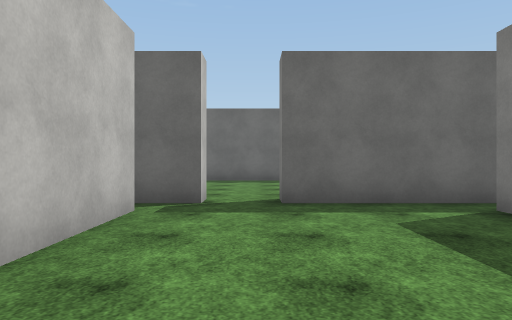
[1] (above)

12 first-person views from a walk through a Unity game level. The camera is 1.3 m above the floor, looks level and sees 70° across. Doors are open. The floor is counted in squares, 2 m on a side. Each view is taken from the middle of a square. On the plan, view 1 faces up. The plan holds only what a view shows up to about 11 squares ahead; the rest is blank. The place goes on beyond the plan. The player is left out. Surface patterns are stand-ins for the level's own textures.

[2]
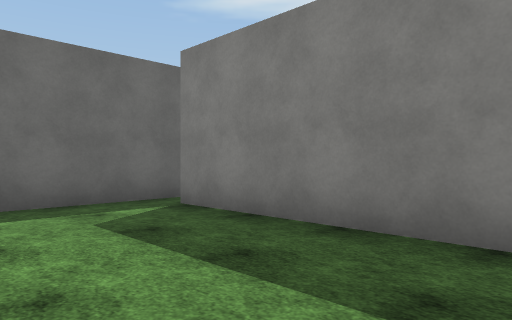

[3]
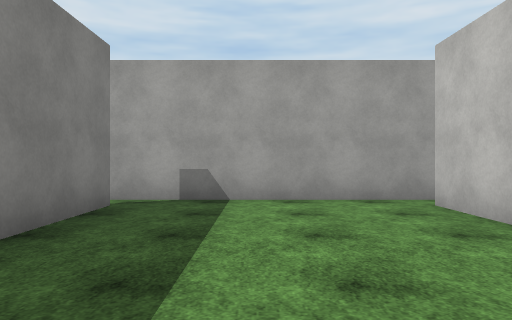

[4]
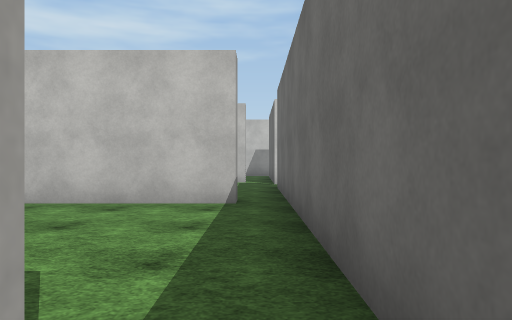

[5]
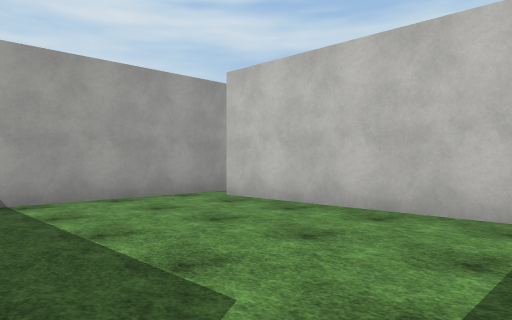

[6]
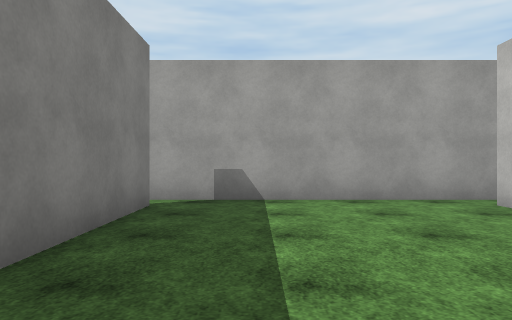

[7]
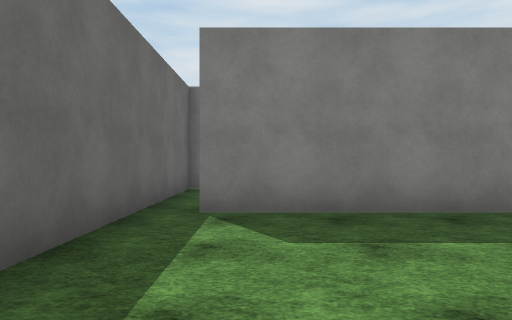

[8]
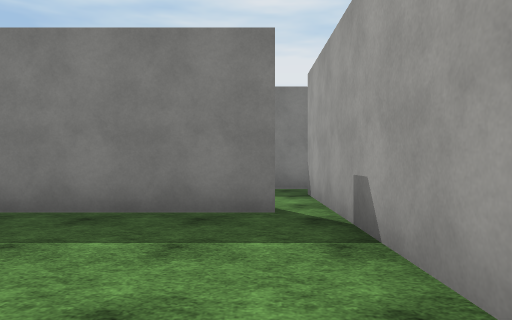

[9]
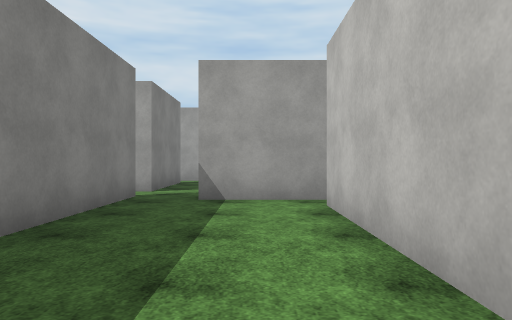

[10]
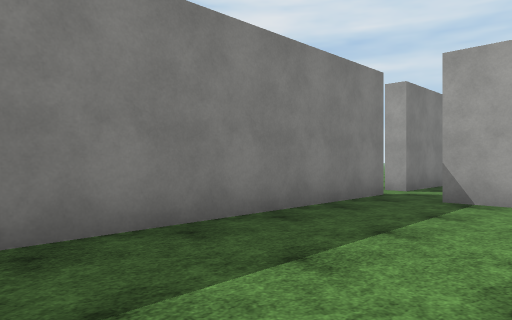

[11]
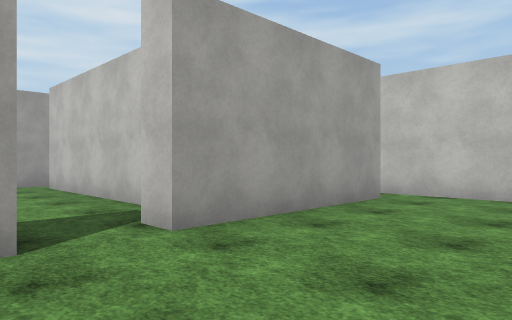

[12]
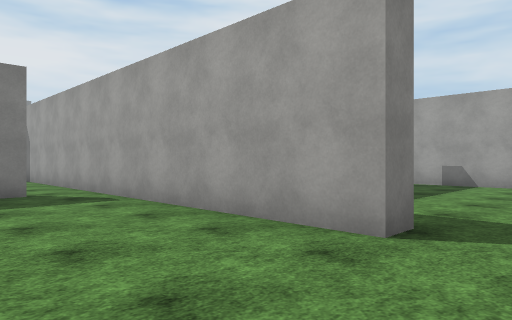

### Floor plan
Points are (right, up) in squares from view 1. A wall is a line through its corners. A room is listed if a view was taken in it or the views show most of it. See-through windows are left out.
Room 1 (views 1, 2, 3)
walls: (-1.6, 4.8) (-1.6, -0.2); (-0.8, 5.5) (-1.9, 5.5); (3.6, 5.5) (0.4, 5.5); (3.1, -0.2) (3.1, 4.8); (-2, -1) (3, -1)
ways out: opening at (3, 5) to room 2; gap at (3, 0) to room 2; opening at (-2, 5) to room 4; open door at (0, 6) to room 4; gap at (-2, 0) to room 4
Room 2 (views 4, 5, 6, 7, 8, 10)
walls: (3.5, 4.8) (3.5, -0.2); (8.5, -0.2) (8.5, 4.8); (9.5, 5.5) (3.6, 5.5); (3, -1) (9, -1)
ways out: opening at (3, 5) to room 1; gap at (3, 0) to room 1; opening at (9, 5) to room 3; gap at (9, 0) to room 3; open door at (7, 6.5) to room 4
Room 3 (view 9)
walls: (9, 3.6) (9, -0.2); (9, -1) (11, -1); (12.2, -1.6) (12.2, 5.5) (9.5, 5.5)
ways out: opening at (9, 5) to room 2; gap at (9, 0) to room 2; open door at (12, -1.5) to room 4
Room 4 (views 11, 12)
walls: (12.2, -5.5) (12.2, -2.6); (6.4, 7.2) (6.4, 7.8); (0.4, 6.1) (11.6, 6.1); (-5, 6.1) (-0.8, 6.1)
ways out: opening at (-2, 5) to room 1; open door at (0, 6) to room 1; gap at (-2, 0) to room 1; open door at (7, 6.5) to room 2; open door at (12, -1.5) to room 3; open door at (-5.5, 6); open door at (12.5, -6)

Positions as (right, up) in squares from view 1, and headings:
1: (0, 0), facing up
2: (0, 0), facing up-right
3: (1, 5), facing down
4: (9, 5), facing left
5: (8, 5), facing down-left
6: (7, 5), facing down
7: (4, 4), facing right
8: (4, 0), facing right
9: (10, 5), facing down
10: (9, 5), facing down-right
11: (1, 9), facing down-left
12: (-1, 9), facing down-right
